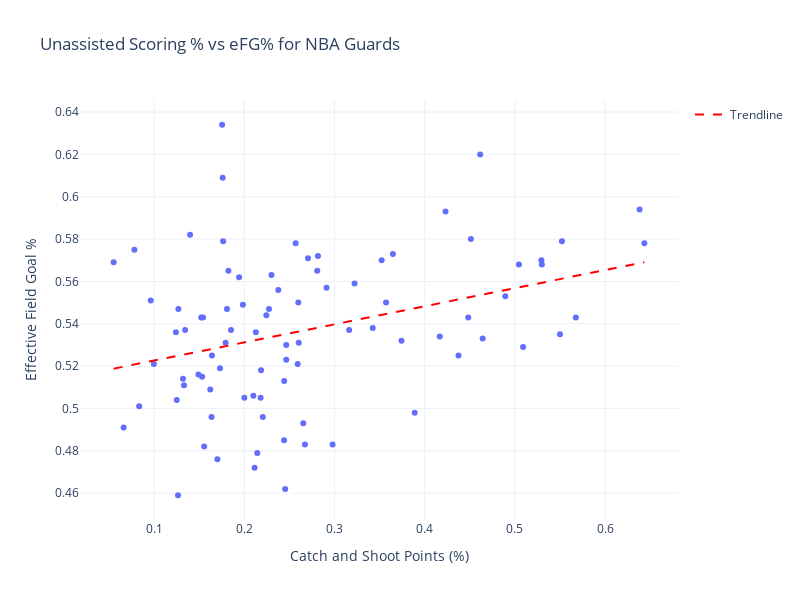

Write notebook code for a chart like this one.
### Code cell
x = cleaned['C&S%']
y = cleaned['eFG%']

m, b = np.polyfit(x, y, 1)
line_x = np.linspace(x.min(), x.max(), 100)
line_y = m * line_x + b

fig = px.scatter(
    cleaned,
    x='C&S%',
    y='eFG%',
    hover_name='Player',
    title='Unassisted Scoring % vs eFG% for NBA Guards',
    labels={
        'C&S%': 'Catch and Shoot Points (%)',
        'eFG%': 'Effective Field Goal %'
    },
    width=800,
    height=600
)

fig.add_trace(
    go.Scatter(
        x=line_x,
        y=line_y,
        mode='lines',
        name='Trendline',
        line=dict(color='red', dash='dash')
    )
)

fig.update_layout(template='plotly_white')
fig.show()

### Figure 1 — Plotly figure (JSON) as saved in the notebook; plotly's stock layout.template omitted (floating-point values rounded to 4 significant figures)
{"data": [{"hovertemplate": "<b>%{hovertext}</b><br><br>Catch and Shoot Points (%)=%{x}<br>Effective Field Goal %=%{y}<extra></extra>", "hovertext": ["Amen Thompson", "Andrew Nembhard", "Anfernee Simons", "Anthony Edwards", "Austin Reaves", "Bennedict Mathurin", "Bilal Coulibaly", "Bogdan Bogdanović", "Bradley Beal", "Brandin Podziemski", "Bub Carrington", "CJ McCollum", "Cade Cunningham", "Cason Wallace", "Chris Paul", "Christian Braun", "Coby White", "Collin Sexton", "D'Angelo Russell", "Damian Lillard", "Darius Garland", "Davion Mitchell", "De'Aaron Fox", "De'Andre Hunter", "DeMar DeRozan", "Dennis Schröder", "Derrick White", "Desmond Bane", "Devin Booker", "Devin Vassell", "Dillon Brooks", "Donovan Mitchell", "Donte DiVincenzo", "Dyson Daniels", "Fred VanVleet", "Gary Trent Jr.", "Gradey Dick", "Isaiah Collier", "Ja Morant", "Jalen Brunson", "Jalen Green", "Jalen Williams", "Jamal Murray", "James Harden", "Jaylen Brown", "Jayson Tatum", "Jordan Poole", "Josh Giddey", "Josh Green", "Josh Hart", "Jrue Holiday", "Kelly Oubre Jr.", "Kentavious Caldwell-Pope", "Keyonte George", "Klay Thompson", "Kyrie Irving", "Luguentz Dort", "Luka Dončić", "Malik Beasley", "Malik Monk", "Max Christie", "Max Strus", "Mikal Bridges", "Nickeil Alexander-Walker", "Norman Powell", "OG Anunoby", "Ochai Agbaji", "Payton Pritchard", "Quentin Grimes", "RJ Barrett", "Russell Westbrook", "Scoot Henderson", "Scottie Barnes", "Shaedon Sharpe", "Shai Gilgeous-Alexander", "Spencer Dinwiddie", "Stephen Curry", "Stephon Castle", "Terry Rozier", "Tim Hardaway Jr.", "Trae Young", "Tyler Herro", "Tyrese Haliburton", "Tyrese Maxey", "Tyus Jones", "Zach LaVine"], "legendgroup": "", "marker": {"color": "#636efa", "symbol": "circle"}, "mode": "markers", "name": "", "orientation": "v", "showlegend": false, "type": "scatter", "x": [0.07801, 0.21, 0.2591, 0.1268, 0.2376, 0.1491, 0.2114, 0.4167, 0.2706, 0.3162, 0.2653, 0.2464, 0.09962, 0.3571, 0.2273, 0.1753, 0.2598, 0.1522, 0.2143, 0.1807, 0.1942, 0.2911, 0.1319, 0.3647, 0.1622, 0.2672, 0.4512, 0.1823, 0.1641, 0.3742, 0.4643, 0.1792, 0.5299, 0.2128, 0.2979, 0.5045, 0.3889, 0.1264, 0.125, 0.09615, 0.2, 0.1852, 0.1542, 0.08333, 0.1532, 0.1343, 0.2244, 0.2603, 0.5676, 0.1765, 0.3423, 0.2185, 0.4483, 0.244, 0.55, 0.1984, 0.6436, 0.1241, 0.5521, 0.2442, 0.4375, 0.6383, 0.3523, 0.4894, 0.2569, 0.3222, 0.4231, 0.4615, 0.2808, 0.2464, 0.218, 0.2205, 0.1554, 0.173, 0.05505, 0.1636, 0.2816, 0.1701, 0.2453, 0.5091, 0.06612, 0.2301, 0.1398, 0.1331, 0.5294, 0.176], "xaxis": "x", "y": [0.575, 0.506, 0.521, 0.547, 0.556, 0.516, 0.472, 0.534, 0.571, 0.537, 0.493, 0.53, 0.521, 0.55, 0.547, 0.634, 0.55, 0.543, 0.479, 0.547, 0.562, 0.557, 0.514, 0.573, 0.509, 0.483, 0.58, 0.565, 0.525, 0.532, 0.533, 0.531, 0.568, 0.536, 0.483, 0.568, 0.498, 0.459, 0.504, 0.551, 0.505, 0.537, 0.543, 0.501, 0.515, 0.537, 0.544, 0.531, 0.543, 0.579, 0.538, 0.518, 0.543, 0.485, 0.535, 0.549, 0.578, 0.536, 0.579, 0.513, 0.525, 0.594, 0.57, 0.553, 0.578, 0.559, 0.593, 0.62, 0.565, 0.523, 0.505, 0.496, 0.482, 0.519, 0.569, 0.496, 0.572, 0.476, 0.462, 0.529, 0.491, 0.563, 0.582, 0.511, 0.57, 0.609], "yaxis": "y"}, {"line": {"color": "red", "dash": "dash"}, "mode": "lines", "name": "Trendline", "type": "scatter", "x": [0.05505, 0.06099, 0.06694, 0.07288, 0.07882, 0.08477, 0.09071, 0.09666, 0.1026, 0.1085, 0.1145, 0.1204, 0.1264, 0.1323, 0.1383, 0.1442, 0.1502, 0.1561, 0.162, 0.168, 0.1739, 0.1799, 0.1858, 0.1918, 0.1977, 0.2037, 0.2096, 0.2156, 0.2215, 0.2274, 0.2334, 0.2393, 0.2453, 0.2512, 0.2572, 0.2631, 0.2691, 0.275, 0.2809, 0.2869, 0.2928, 0.2988, 0.3047, 0.3107, 0.3166, 0.3226, 0.3285, 0.3344, 0.3404, 0.3463, 0.3523, 0.3582, 0.3642, 0.3701, 0.3761, 0.382, 0.3879, 0.3939, 0.3998, 0.4058, 0.4117, 0.4177, 0.4236, 0.4296, 0.4355, 0.4414, 0.4474, 0.4533, 0.4593, 0.4652, 0.4712, 0.4771, 0.4831, 0.489, 0.4949, 0.5009, 0.5068, 0.5128, 0.5187, 0.5247, 0.5306, 0.5366, 0.5425, 0.5485, 0.5544, 0.5603, 0.5663, 0.5722, 0.5782, 0.5841, 0.5901, 0.596, 0.602, 0.6079, 0.6138, 0.6198, 0.6257, 0.6317, 0.6376, 0.6436], "y": [0.5188, 0.5193, 0.5198, 0.5203, 0.5208, 0.5213, 0.5218, 0.5224, 0.5229, 0.5234, 0.5239, 0.5244, 0.5249, 0.5254, 0.5259, 0.5264, 0.5269, 0.5274, 0.5279, 0.5284, 0.529, 0.5295, 0.53, 0.5305, 0.531, 0.5315, 0.532, 0.5325, 0.533, 0.5335, 0.534, 0.5345, 0.5351, 0.5356, 0.5361, 0.5366, 0.5371, 0.5376, 0.5381, 0.5386, 0.5391, 0.5396, 0.5401, 0.5406, 0.5411, 0.5417, 0.5422, 0.5427, 0.5432, 0.5437, 0.5442, 0.5447, 0.5452, 0.5457, 0.5462, 0.5467, 0.5472, 0.5478, 0.5483, 0.5488, 0.5493, 0.5498, 0.5503, 0.5508, 0.5513, 0.5518, 0.5523, 0.5528, 0.5533, 0.5539, 0.5544, 0.5549, 0.5554, 0.5559, 0.5564, 0.5569, 0.5574, 0.5579, 0.5584, 0.5589, 0.5594, 0.5599, 0.5605, 0.561, 0.5615, 0.562, 0.5625, 0.563, 0.5635, 0.564, 0.5645, 0.565, 0.5655, 0.566, 0.5666, 0.5671, 0.5676, 0.5681, 0.5686, 0.5691]}], "layout": {"height": 600, "legend": {"tracegroupgap": 0}, "title": {"text": "Unassisted Scoring % vs eFG% for NBA Guards"}, "width": 800, "xaxis": {"anchor": "y", "domain": [0, 1], "title": {"text": "Catch and Shoot Points (%)"}}, "yaxis": {"anchor": "x", "domain": [0, 1], "title": {"text": "Effective Field Goal %"}}}}
